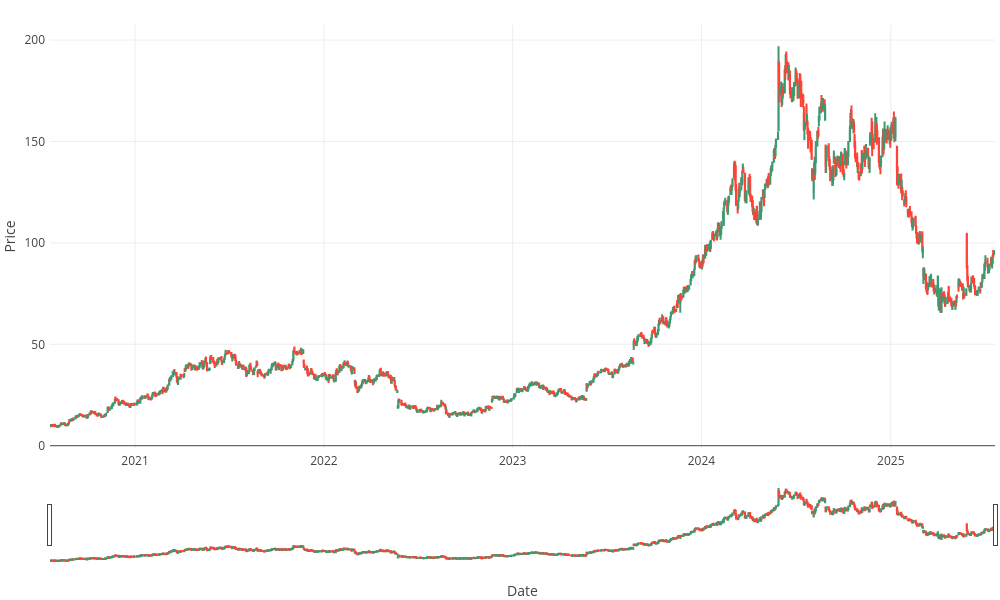

This figure's notebook cell:
### Code cell
fig = go.Figure(data=[go.Candlestick(x=df_5year['Date'],
                open=df_5year['Open'],
                high=df_5year['High'],
                low=df_5year['Low'],
                close=df_5year['Close'])])

fig.data[0].increasing.fillcolor = '#3D9970'
fig.data[0].increasing.line.color = '#3D9970'
fig.data[0].decreasing.fillcolor = '#FF4136'
fig.data[0].decreasing.line.color = '#FF4136'

fig.update_layout(
    # title="Historical Stock Performance",
    xaxis_title="Date",
    yaxis_title="Price",
    height=600,
    width=1000,
    margin=dict(
        l=50,
        r=5,
        b=35,
        t=25,
        pad=4
    ),
    # paper_bgcolor="LightSteelBlue",
)

fig.show()

### Figure 1 — Plotly figure (JSON) as saved in the notebook; plotly's stock layout.template omitted (floating-point values rounded to 4 significant figures; data arrays with more than 128 entries replaced by an {"elided": "..."} marker saying what was removed)
{"data": [{"close": {"elided": "1256 float values"}, "decreasing": {"fillcolor": "#FF4136", "line": {"color": "#FF4136"}}, "high": {"elided": "1256 float values"}, "increasing": {"fillcolor": "#3D9970", "line": {"color": "#3D9970"}}, "low": {"elided": "1256 float values"}, "open": {"elided": "1256 float values"}, "type": "candlestick", "x": {"elided": "1256 str values"}}], "layout": {"height": 600, "margin": {"b": 35, "l": 50, "pad": 4, "r": 5, "t": 25}, "width": 1000, "xaxis": {"title": {"text": "Date"}}, "yaxis": {"title": {"text": "Price"}}}}
